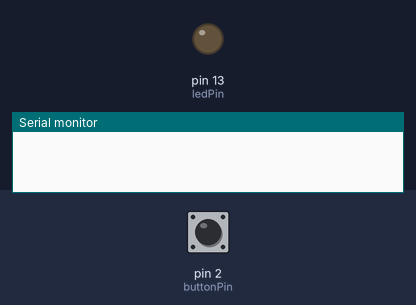
Recording of a sketch running on a simulated Arduino Uno, built with avr-gcc and run on an emulated ATmega328P. On the bench: output pins drawn as LEDs (lit = HIGH), the last lines printed to the serial monitor. Inputs (shaded band) come from the test bench; at power-on: pin 2 (buttonPin) HIGH.

Above: at 1.2 s.
1.3 s: pin 2 (buttonPin) pulled LOW for 0.15 s
At 2.6 s:
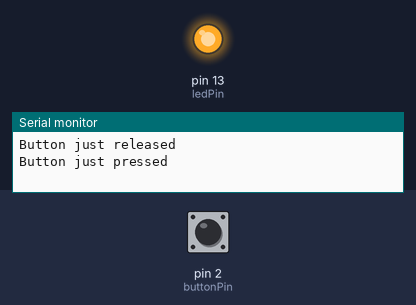
2.9 s: pin 2 (buttonPin) pulled LOW for 1 s
At 5.1 s:
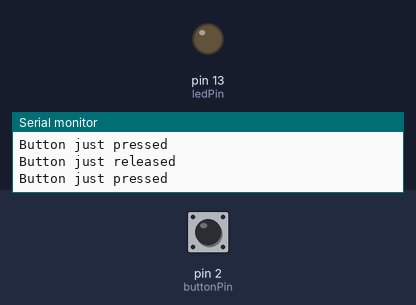
5.4 s: pin 2 (buttonPin) pulled LOW for 3.2 s
At 10.0 s:
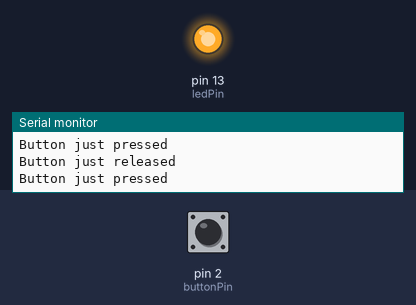
Timing chart, 0 to 11.5 s (numbered marks = the images above; inputs shaded):
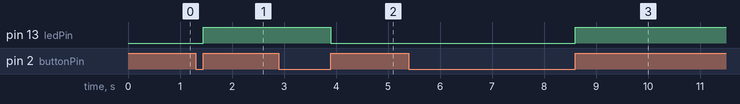

Measured:
- after the input at 1.3 s, pin 13 (ledPin): LOW → HIGH after 0.15 s
- after the input at 2.9 s, pin 13 (ledPin): HIGH → LOW after 1.0 s
- after the input at 5.4 s, pin 13 (ledPin): LOW → HIGH after 3.2 s

The sketch:

ex_0.ino
```cpp
int buttonPin = 2;// switch is connected to pin 2
int ledPin = 13;
int previousState;                        // variable for reading the pin status
int actualState;                // variable to hold the last button state

void setup() {
  pinMode(buttonPin, INPUT);    // Set the switch pin as input
  pinMode(ledPin, OUTPUT);

  Serial.begin(9600);           // Set up serial communication at 9600bps
  previousState = digitalRead(buttonPin);   // read the initial state
}


void loop(){
  actualState = digitalRead(buttonPin);      // read input value and store it in veriable

  if (actualState != previousState) {          // the button state has changed!
    if (actualState == HIGH) {                // check if the button is pressed
      Serial.println("Button just pressed");

      digitalWrite(ledPin, !digitalRead(ledPin)); // Write the oposite state of LED

     } else {                         // the button is -not- pressed...
      Serial.println("Button just released");
    }
  }

  previousState = actualState;                 // save the new state in our variable
}
```
